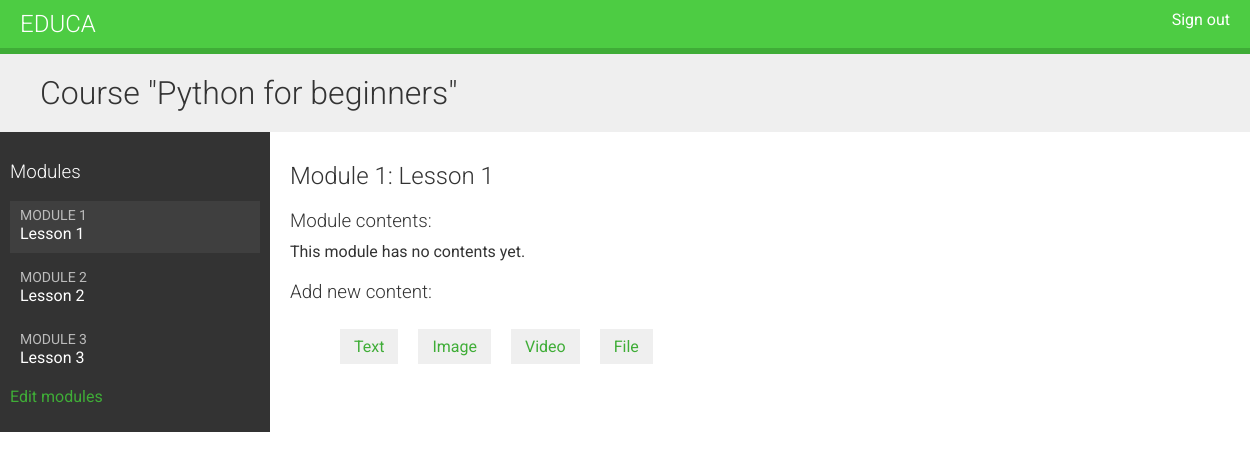
Before: /course/module/6/ (signed in) with the older database file.
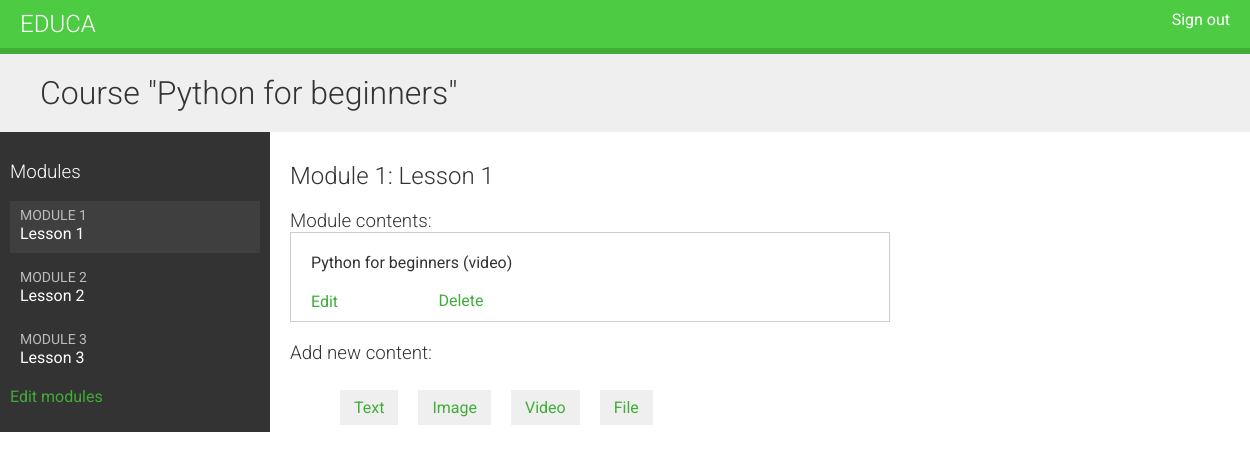
After: the same page with the newer database file.
### courses/models.py (models this page shows, shortened)
class Module(models.Model):
    course = models.ForeignKey(Course, related_name="modules", on_delete=models.CASCADE)
    title = models.CharField(max_length=200)
    description = models.TextField(blank=True)
    order = OrderField(blank=True, for_fields=["course"])
    class Meta:
        ordering = ["order"]

class Content(models.Model):
    module = models.ForeignKey(
        Module, related_name="contents", on_delete=models.CASCADE
    )
    content_type = models.ForeignKey(
        ContentType,
        on_delete=models.CASCADE,
        limit_choices_to={"model__in": ("text", "video", "image", "file")},
    )
    object_id = models.PositiveIntegerField()
    item = GenericForeignKey("content_type", "object_id")
    order = OrderField(blank=True, for_fields=["module"])
    class Meta:
        ordering = ["order"]

class ItemBase(models.Model):
    owner = models.ForeignKey(
        User, related_name="%(class)s_related", on_delete=models.CASCADE
    )
    title = models.CharField(max_length=250)
    created = models.DateTimeField(auto_now_add=True)
    updated = models.DateTimeField(auto_now=True)
    class Meta:
        abstract = True
    def __str__(self):
        return self.title

class Video(ItemBase):
    url = models.URLField()

### courses/views.py (the view)
class ModuleContentListView(TemplateResponseMixin, View):
    template_name = "courses/manage/module/content_list.html"
    def get(self, request, module_id):
        module = get_object_or_404(Module, id=module_id, course__owner=request.user)
        return self.render_to_response({"module": module})

### courses/templatetags/course.py (called while the page is built)
@register.filter
def model_name(obj):
    try:
        return obj._meta.model_name
    except AttributeError:
        return None

### courses/templates/courses/manage/module/content_list.html (shortened to what this page needs)
{% extends "base.html" %}
{% load course %}
{% block content %}
{% with course=module.course %}
  <h1>Course "{{ course.title }}"</h1>
  <div class="contents">
    <h3>Modules</h3>
    <ul id="modules">
      {% for m in course.modules.all %}
        <li data-id="{{ m.id }}" {% if m == module %}class="selected"{% endif %}>
          <a href="{% url "module_content_list" m.id %}">
            <span>
              Module <span class="order">{{ m.order|add:1 }}</span>
            </span>
            <br>
            {{ m.title }}
          </a>
        </li>
      {% empty %}
        <li>No modules yet.</li>
      {% endfor %}
    </ul>
    <p><a href="{% url "course_module_update" course.id %}">
    Edit modules</a></p>
  </div>
  <div class="module">
    <h2>Module {{ module.order|add:1 }}: {{ module.title }}</h2>
    <h3>Module contents:</h3>
    <div id="module-contents">
      {% for content in module.contents.all %}
        <div data-id="{{ content.id }}">
          {% with item=content.item %}
            <p>{{ item }} ({{ item|model_name }})</p>
            <a href="{% url "module_content_update" module.id item|model_name item.id %}">
              Edit
            </a>
            <form action="{% url "module_content_delete" content.id %}" method="post">
              <input type="submit" value="Delete">
            </form>
            {% endwith %}
        </div>
      {% empty %}
        <p>This module has no contents yet.</p>
      {% endfor %}
    </div>
    <h3>Add new content:</h3>
    <ul class="content-types">
      <li>
        <a href="{% url "module_content_create" module.id "text" %}">Text</a>
      </li>
      <li>
        <a href="{% url "module_content_create" module.id "image" %}">Image</a>
      </li>
      <li>
        <a href="{% url "module_content_create" module.id "video" %}">Video</a>
      </li>
      <li>
        <a href="{% url "module_content_create" module.id "file" %}">File</a>
      </li>
    </ul>
  </div>
{% endwith %}
{% endblock %}

Changed rows visible on the page:
added Content: item "Python for beginners", item|model_name "video"
Other visible differences:
text no longer shown: "This module has no contents yet."
